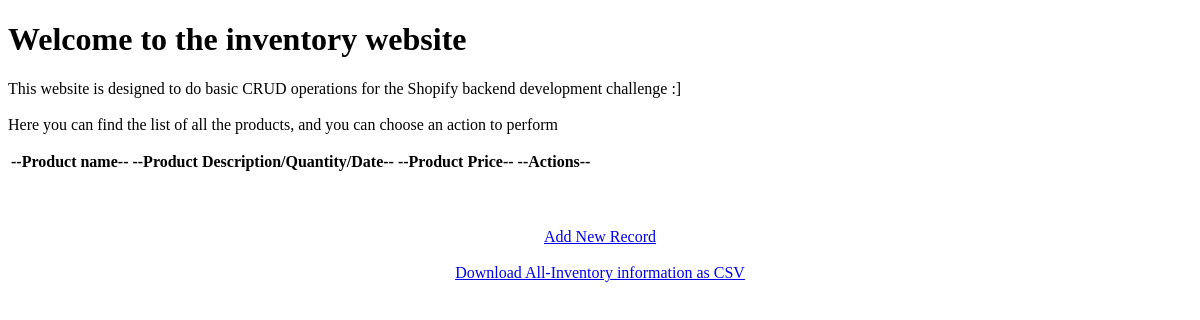
Before: / with the older database file.
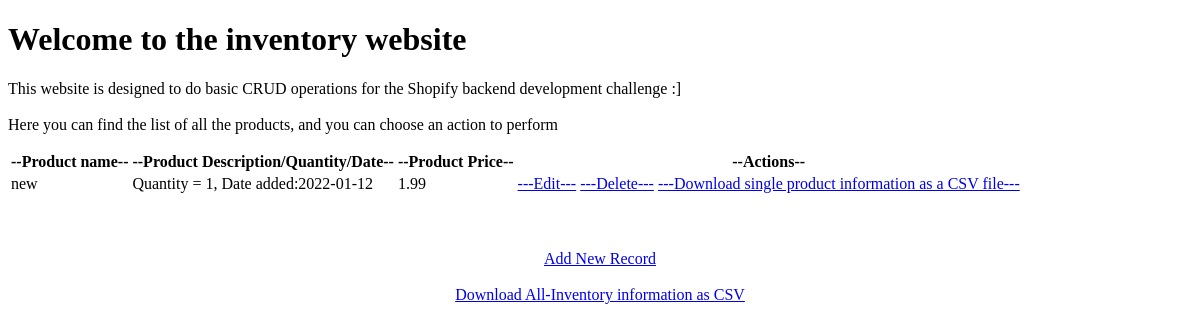
After: the same page with the newer database file.
### employee/models.py (models this page shows)
class Product(models.Model):
    name = models.CharField(max_length=100)
    description = models.TextField(default='Quantity = 1, Date added:' + str(datetime.date.today()))
    price = models.FloatField(max_length=20, default=1.99)
    class Meta:
        db_table = "product"

### employee/views.py (the view)
# urls.py: path('', views.show),
def show(request):
    prod = Product.objects.all()
    return render(request, "show.html", {'prods': prod})

### employee/templates/show.html (shortened to what this page needs)
{% load static %}
<!DOCTYPE html>
<html lang="en">
<head>
</head>
<body>
<h1>Welcome to the inventory website</h1>
<p>
This website is designed to do basic CRUD operations for the Shopify backend development challenge :]
<br><br>
Here you can find the list of all the products, and you can choose an action to perform</p>
<table class="table table-striped table-bordered table-sm">
    <thead class="thead-dark">
    <tr>
        <th>--Product name--</th>
        <th>--Product Description/Quantity/Date--</th>
        <th>--Product Price--</th>
        <th>--Actions--</th>
    </tr>
    </thead>
    <tbody>
{% for prod in prods %}
    <tr>
        <td>{{ prod.name }}</td>
        <td>{{ prod.description }}</td>
        <td>{{ prod.price }}</td>
        <td>
            <a href="/edit/{{ prod.id }}"><span class="glyphicon glyphicon-pencil" >---Edit---</span></a>
            <a href="/delete/{{ prod.id }}">---Delete---</a>
            <a href="/downloadsingle/{{ prod.id }}">---Download single product information as a CSV file---</a>
        </td>
    </tr>
{% endfor %}
    </tbody>
</table>
<br><br><br>
<center><a href="/emp" class="btn btn-primary">Add New Record</a></center>
<br>
<center><a href="/downloadall" class="btn btn-primary">Download All-Inventory information as CSV</a></center>
</body>
</html>

Changed rows visible on the page:
added Product: name "new", description "Quantity = 1, Date added:2022-01-12", price "1.99"
